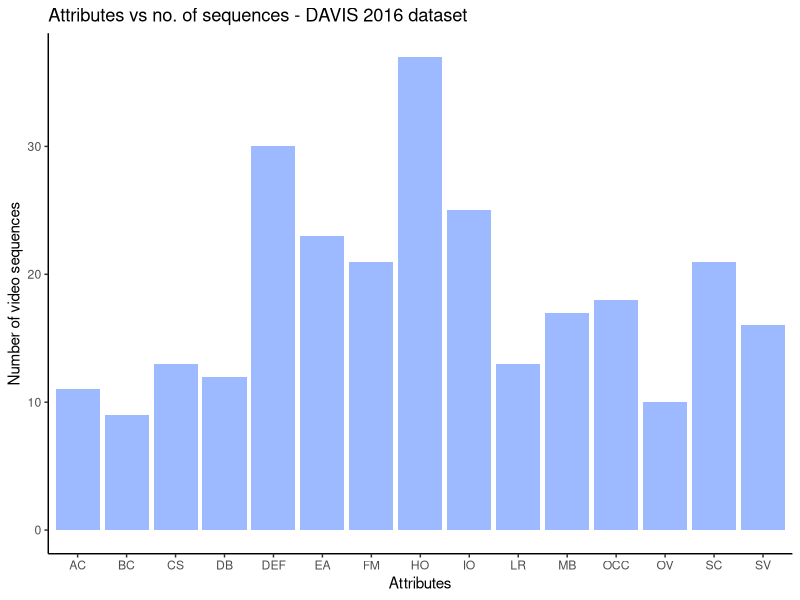
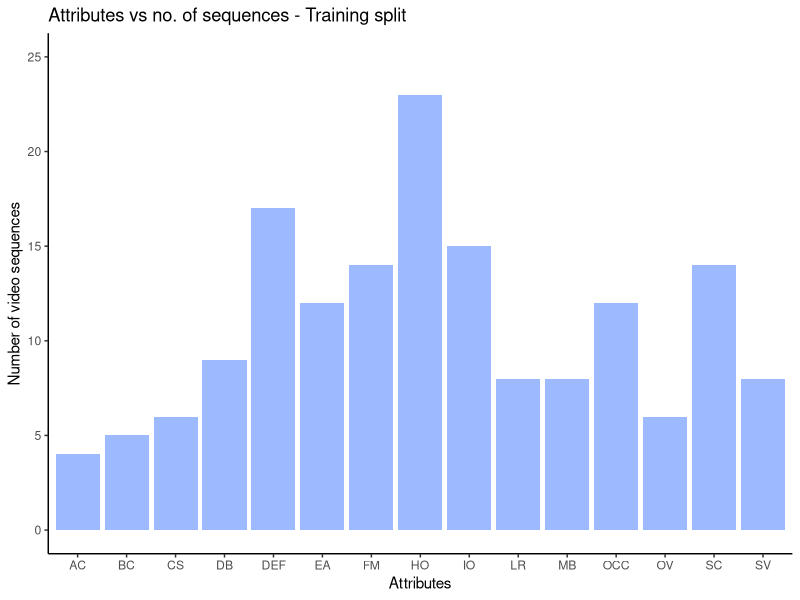
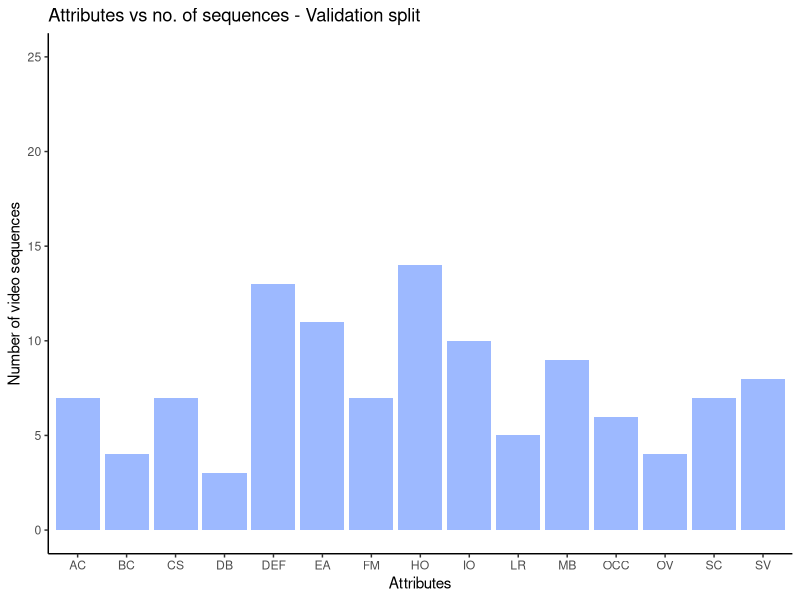
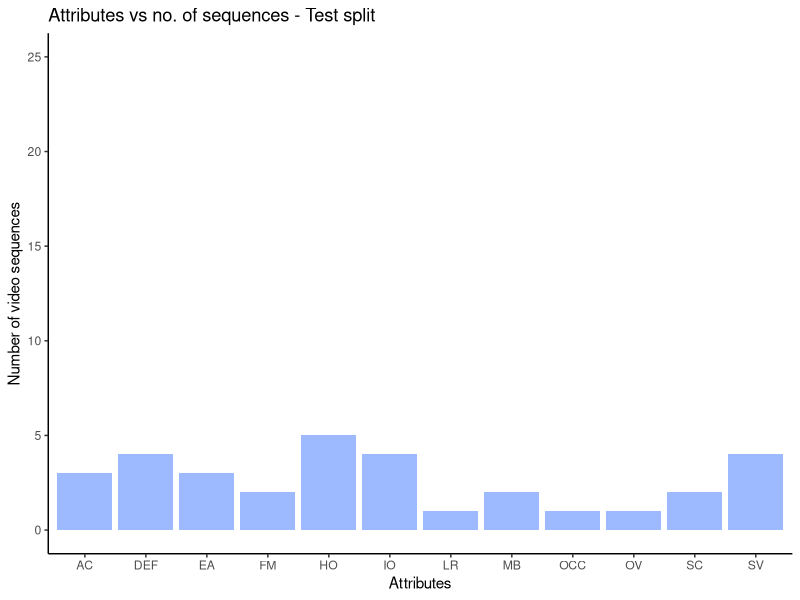
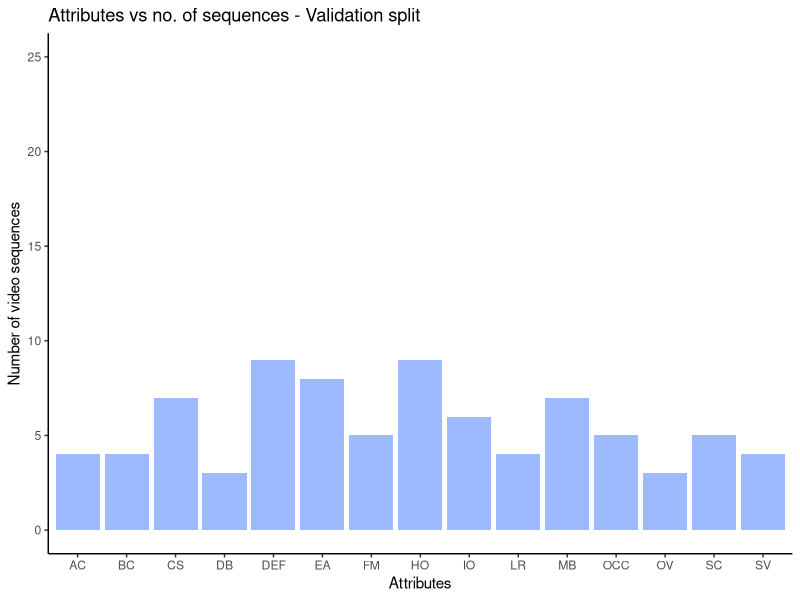

Write the R code that produced these figures, in order. (Note: this script raises an error after producing the figures.)
require(dplyr)
require(ggplot2)

# Bar chart plotting the different attributes and the number of video
# sequences annotated with each attribute
attrs <- c('DEF', 'LR', 'SV', 'SC', 'FM', 'CS', 'IO', 'MB', 'OCC', 'HO',
                 'EA', 'OV', 'BC', 'DB', 'AC')
cardinality <- c(30, 13, 16, 21, 21, 13, 25, 17, 18, 37, 23, 10, 9, 12, 11)
davis.attributes <- data.frame(attrs, cardinality)
qplot(x=attrs, y=cardinality, data=davis.attributes,
      group=attrs, geom='blank',
      main = 'Attributes vs no. of sequences - DAVIS 2016 dataset') +
  geom_bar(stat = 'identity', position = 'dodge', alpha = 0.4, fill='#0A51FF') +
  # geom_text(aes(label = cardinality)) +
  xlab("Attributes") + ylab('Number of video sequences') +
  theme_classic()


# Training split - attributes and video sequences
train.attrs <- c('DEF', 'LR', 'SV', 'SC', 'FM', 'CS', 'IO', 'MB', 'OCC',
                 'HO', 'EA', 'OV', 'DB', 'BC', 'AC')
train.cardinality <- c(17, 8, 8, 14, 14, 6, 15, 8, 12, 23, 12, 6, 9, 5, 4)
train.split <- data.frame(train.attrs, train.cardinality)
qplot(x=train.attrs, y=train.cardinality, data=train.split,
      group=train.attrs, geom='blank',
      main = 'Attributes vs no. of sequences - Training split') +
  ylim(0, 25) +
  geom_bar(stat = 'identity', position = 'dodge', alpha = 0.4, fill='#0A51FF') +
  xlab("Attributes") + ylab('Number of video sequences') +
  theme_classic()

# Validation split - attributes and video sequences
val.attrs <- c('LR', 'SV', 'SC', 'FM', 'CS', 'IO', 'MB', 'DEF', 'OCC', 'HO',
               'EA', 'BC', 'DB', 'OV', 'AC')
val.cardinality <- c(5, 8, 7, 7, 7, 10, 9, 13, 6, 14, 11, 4, 3, 4, 7)
val.split <- data.frame(val.attrs, val.cardinality)
qplot(x=val.attrs, y=val.cardinality, data=val.split,
      group=val.attrs, geom='blank',
      main = 'Attributes vs no. of sequences - Validation split') +
  ylim(0, 25) +
  geom_bar(stat = 'identity', position = 'dodge', alpha = 0.4, fill='#0A51FF') +
  # geom_text(aes(label = cardinality)) +
  xlab("Attributes") + ylab('Number of video sequences') +
  theme_classic()

# Test split - attributes and video sequences
test.attrs <- c('SV', 'SC', 'FM', 'IO', 'MB', 'DEF', 'HO', 'EA', 'OV', 'AC',
               'LR', 'OCC')
test.cardinality <- c(4, 2, 2, 4, 2, 4, 5, 3, 1, 3, 1, 1)
test.split <- data.frame(test.attrs, test.cardinality)
qplot(x=test.attrs, y=test.cardinality, data=test.split,
      group=test.attrs, geom='blank',
      main = 'Attributes vs no. of sequences - Test split') +
  ylim(0, 25) +
  geom_bar(stat = 'identity', position = 'dodge', alpha = 0.4, fill='#0A51FF') +
  # geom_text(aes(label = cardinality)) +
  xlab("Attributes") + ylab('Number of video sequences') +
  theme_classic()


# Validation subset - post split - attributes and video sequences
split.val.attrs <- c('LR', 'SV', 'SC', 'FM', 'CS', 'IO', 'MB', 'DEF', 'OCC', 'HO',
                     'EA', 'BC', 'DB', 'OV', 'AC')
split.val.attrs.cardinality <- c(4, 4, 5, 5, 7, 6, 7, 9, 5, 9, 8, 4, 3, 3, 4)
split.val.attrs.split <- data.frame(split.val.attrs, split.val.attrs.cardinality)
qplot(x=split.val.attrs, y=split.val.attrs.cardinality, data=split.val.attrs.split,
      group=split.val.attrs, geom='blank',
      main = 'Attributes vs no. of sequences - Validation split') +
  ylim(0, 25) +
  geom_bar(stat = 'identity', position = 'dodge', alpha = 0.4, fill='#0A51FF') +
  # geom_text(aes(label = cardinality)) +
  xlab("Attributes") + ylab('Number of video sequences') +
  theme_classic()

# Mean IOUs over sequences
video.sequences <- c('bear', 'bmx-bumps', 'boat', 'breakdance-flare', 'bus', 'car-turn',
                     'dance-jump', 'dog-agility', 'drift-turn', 'elephant', 'flamingo',
                     'hike', 'hockey', 'horsejump-low', 'kite-walk', 'lucia', 'mallard-fly',
                     'mallard-water', 'motocross-bumps', 'motorbike', 'paragliding', 'rhino',
                     'rollerblade', 'scooter-gray', 'soccerball', 'stroller', 'surf', 'swing',
                     'tennis', 'train', 'blackswan', 'bmx-trees', 'breakdance', 'camel',
                     'car-roundabout', 'car-shadow', 'cows', 'dance-twirl', 'dog', 'drift-chicane',
                     'drift-straight', 'goat', 'horsejump-high', 'kite-surf', 'libby', 'motocross-jump',
                     'paragliding-launch', 'parkour', 'scooter-black', 'soapbox')
dataset <- c('train', 'train', 'train', 'train', 'train', 'train', 'train', 'train', 'train', 'train',
             'train', 'train', 'train', 'train', 'train', 'train', 'train', 'train', 'train', 'train',
             'train', 'train', 'train', 'train', 'train', 'validation', 'validation', 'validation',
             'validation', 'validation', 'test', 'test', 'test', 'test', 'test', 'test', 'test',
             'test', 'test', 'test', 'test', 'test', 'test', 'test', 'test', 'test', 'test', 'test',
             'test', 'test')
elu.ious <- c(0.9136543299768529, 0.13143337034576774, 0.7356186661881311, 0.8163531978547891,
          0.8531447086150322, 0.9363159507816796, 0.7659785797501365, 0.8143406103873352,
          0.9066999171261847, 0.8997630326774317, 0.7740653418332168, 0.8758600074416331,
          0.7534878954519451, 0.785007808122164, 0.6274281553026724, 0.8396621891680018,
          0.8187484636712904, 0.9063559215224665, 0.7936458643557004, 0.807310624376892,
          0.8516273617837877, 0.8804976682454904, 0.810807759238688, 0.8091475505087833,
          0.8961169215548299, 0.3826509202933891, 0.8648072991986907, 0.7707944566842919,
          0.7816693387628769, 0.7539771907304429, 0.7460476689613976, 0.4731706034212429,
          0.43107716977439914, 0.5790563858334041, 0.9395416109133924, 0.9162215939927427,
          0.8559921598348518, 0.7198102271104724, 0.8551628165796834, 0.8546575762631221,
          0.8961718608675339, 0.8079687082477803, 0.7515617289083097, 0.6004798870795697,
          0.7360749606905908, 0.6233498646016721, 0.6064516011134164, 0.8522469214898356,
          0.8092873030492972, 0.48463671029560884)
sequence.wise.ious <- data.frame(video.sequences, dataset, ious)
qplot(x=video.sequences, y=ious, data=filter(sequence.wise.ious, dataset == 'test'),
      group=video.sequences, geom='blank',
      main = 'Mean Jaccard index over each video sequence in test dataset - ELU') +
  geom_bar(stat = 'identity', position = 'dodge', alpha = 0.4, fill='#0A51FF') +
  # geom_text(aes(label = cardinality)) +
  xlab("Video sequence") + ylab('Mean Jaccard index') +
  theme_classic() +
  theme(axis.text.x = element_text(angle=60, hjust = 1, vjust = 1, size = 13))


# Final training split
attrs <- c('DEF', 'LR', 'SV', 'SC', 'FM', 'CS', 'IO', 'MB', 'OCC', 'HO',
           'EA', 'OV', 'DB', 'BC', 'AC')
cardinality <- c(14, 8, 6, 11, 10, 4, 11, 7, 11, 18, 11, 5, 8, 5, 4)
davis.attributes <- data.frame(attrs, cardinality)
qplot(x=attrs, y=cardinality, data=davis.attributes,
      group=attrs, geom='blank',
      main = 'Attributes vs no. of sequences - Final training split') +
  ylim(0, 25) +
  geom_bar(stat = 'identity', position = 'dodge', alpha = 0.4, fill='#0A51FF') +
  # geom_text(aes(label = cardinality)) +
  xlab("Attributes") + ylab('Number of video sequences') +
  theme_classic()

# Final validation split
attrs <- c('SC', 'FM', 'CS', 'IO', 'DEF', 'HO', 'SV', 'DB', 'OV', 'OCC',
           'MB', 'EA')
cardinality <- c(3, 4, 2, 4, 3, 5, 2, 1, 1, 1, 1, 1)
davis.attributes <- data.frame(attrs, cardinality)
qplot(x=attrs, y=cardinality, data=davis.attributes,
      group=attrs, geom='blank',
      main = 'Attributes vs no. of sequences - Final validation split') +
  ylim(0, 25) +
  geom_bar(stat = 'identity', position = 'dodge', alpha = 0.4, fill='#0A51FF') +
  # geom_text(aes(label = cardinality)) +
  xlab("Attributes") + ylab('Number of video sequences') +
  theme_classic()

# Testing set results - ReLU
sequences <- c('bear', 'bmx-bumps', 'boat', 'breakdance-flare', 'bus',
               'car-turn', 'dance-jump', 'dog-agility', 'drift-turn',
               'elephant', 'flamingo', 'hike', 'hockey', 'horsejump-low',
               'kite-walk', 'lucia', 'mallard-fly', 'mallard-water',
               'motocross-bumps', 'motorbike', 'paragliding', 'rhino',
               'rollerblade', 'scooter-gray', 'soccerball', 'stroller',
               'surf', 'swing', 'tennis', 'train', 'blackswan', 'bmx-trees',
               'breakdance', 'camel', 'car-roundabout', 'car-shadow', 'cows',
               'dance-twirl', 'dog', 'drift-chicane', 'drift-straight', 'goat',
               'horsejump-high', 'kite-surf', 'libby', 'motocross-jump',
               'paragliding-launch', 'parkour', 'scooter-black', 'soapbox')
dataset <- c('train', 'train', 'train', 'train', 'train', 'train', 'train', 'train', 'train', 'train',
             'train', 'train', 'train', 'train', 'train', 'train', 'train', 'train', 'train', 'train',
             'train', 'train', 'train', 'train', 'train', 'validation', 'validation', 'validation',
             'validation', 'validation', 'test', 'test', 'test', 'test', 'test', 'test', 'test',
             'test', 'test', 'test', 'test', 'test', 'test', 'test', 'test', 'test', 'test', 'test',
             'test', 'test')
ious <- c(0.9136543299768529,
          0.13143337034576774,
          0.7356186661881311,
          0.8163531978547891,
          0.8531447086150322,
          0.9363159507816796,
          0.7659785797501365,
          0.8143406103873352,
          0.9066999171261847,
          0.8997630326774317,
          0.7740653418332168,
          0.8758600074416331,
          0.7534878954519451,
          0.785007808122164,
          0.6274281553026724,
          0.8396621891680018,
          0.8187484636712904,
          0.9063559215224665,
          0.7936458643557004,
          0.807310624376892,
          0.8516273617837877,
          0.8804976682454904,
          0.810807759238688,
          0.8091475505087833,
          0.8961169215548299,
          0.3826509202933891,
          0.8648072991986907,
          0.7707944566842919,
          0.7816693387628769,
          0.7539771907304429,
          0.7478864133433651,
          0.47540883664381356,
          0.44093785975977073,
          0.5871835075920948,
          0.9403326696942552,
          0.916593820511908,
          0.8556838396715559,
          0.7203357845335431,
          0.8545649303112716,
          0.854459453370028,
          0.8974399425609035,
          0.8080275982882419,
          0.7516226119380668,
          0.5993657458572655,
          0.7366984290345949,
          0.6230072304821879,
          0.6068223818415123,
          0.85288931345508,
          0.810252355442376,
          0.49254346828795026)
sequence.wise.ious <- data.frame(sequences, dataset, ious)
qplot(x=sequences, y=ious, data=filter(sequence.wise.ious, dataset == 'test'),
      group=sequences, geom='blank',
      main = 'Mean Jaccard index over each video sequence in test dataset - ReLU') +
  geom_bar(stat = 'identity', position = 'dodge', alpha = 0.4, fill='#0A51FF') +
  # geom_text(aes(label = cardinality)) +
  xlab("Video sequence") + ylab('Mean Jaccard index') +
  theme_classic() +
  theme(axis.text.x = element_text(angle=60, hjust = 1, vjust = 1, size = 13))


# bmx-tree IoUs
ious <- c(0.6160776047454077,
         0.6304177731817378,
         0.6309205193444667,
         0.6165756837722197,
         0.5942094482965683,
         0.6563169938931815,
         0.5913558304116349,
         0.6140983495985252,
         0.6182661435028939,
         0.6255736555623729,
         0.6145168118943326,
         0.6208280862677176,
         0.6247291987944564,
         0.6213634616531587,
         0.578249708522776,
         0.39434286420371106,
         0.29828918049022035,
         0.026272007473960662,
         0.44915895242446696,
         0.5413756813338111,
         0.6255888844811978,
         0.5140149809421187,
         0.39563830741748757,
         0.48350848956450776,
         0.46798385384831875,
         0.5665834782917392,
         0.5788005358557505,
         0.552988604921008,
         0.5551467142403529,
         0.5341692045451734,
         0.5850444689608041,
         0.5336905030121477,
         0.5138905323452283,
         0.5840535812251273,
         0.5110986400298791,
         0.4680490341502624,
         0.4448029006199938,
         0.49161624532781795,
         0.5825706035048945,
         0.5895041075403329,
         0.6041484757487054,
         0.6652904479141271,
         0.6579626426808852,
         0.6063959119187559,
         0.6107935578825825,
         0.6410039125592835,
         0.661621267229381,
         0.6302891523548471,
         0.6060110905322776,
         0.5781410143388134,
         0.6180014940382419,
         0.39810176269093367,
         0.0,
         0.0,
         0.36257975447409774,
         0.4109246131564906,
         0.42262160974455476,
         0.0,
         0.0,
         0.3634684136187182,
         0.35341184600912245,
         0.0,
         0.0,
         0.0,
         0.0,
         0.43685371521171906,
         0.4899152549456507,
         0.39159496505988256,
         0.0,
         0.0,
         0.5706109069147393,
         0.6375682637665262,
         0.6298308578122582,
         0.6492570324471041,
         0.5983686418116595,
         0.6577693498354611,
         0.6827517016006495,
         0.6886420848112885,
         0.6876454361433676,
         0.6423584529114239)
frames <- 1:80
bmx <- data.frame(frames, ious)
qplot(x=frames, y=ious, data=bmx,
      group=frames, geom='blank',
      main = 'Jaccard index over each frame in bmx-tree video sequence') +
  geom_bar(stat = 'identity', position = 'dodge', alpha = 0.4, fill='#0A51FF') +
  # geom_text(aes(label = cardinality)) +
  xlab("Frame") + ylab('Jaccard index') +
  theme_classic() +
  theme(axis.text.x = element_text(angle=60, hjust = 1, vjust = 1, size = 13))


# Test sequences - length and ious
test.sequences <- c('blackswan', 'bmx-trees', 'breakdance', 'camel',
                    'car-roundabout', 'car-shadow', 'cows', 'dance-twirl',
                    'dog', 'drift-chicane', 'drift-straight', 'goat',
                    'horsejump-high', 'kite-surf', 'libby', 'motocross-jump',
                    'paragliding-launch', 'parkour', 'scooter-black', 'soapbox')
test.lengths <- c(50, 80, 84, 90, 75, 40, 104, 90, 60, 52,
                  50, 90, 50, 50, 49, 40, 80, 100, 43, 99)
test.ious <- c(0.7478864133433651, 0.47540883664381356, 0.44093785975977073,
               0.5871835075920948, 0.9403326696942552, 0.916593820511908,
               0.8556838396715559, 0.7203357845335431, 0.8545649303112716,
               0.854459453370028, 0.8974399425609035, 0.8080275982882419,
               0.7516226119380668, 0.5993657458572655, 0.7366984290345949,
               0.6230072304821879, 0.6068223818415123, 0.85288931345508,
               0.810252355442376, 0.49254346828795026)
length.df <- data.frame(seq=test.sequences, len=test.lengths, iou=test.ious)
qplot(x=len, y=iou, data=length.df, geom='point',
      main = 'Sequence length vs mean Jaccard index') +
  geom_point(alpha = 0.4, colour='#0A51FF') +
  # geom_text(aes(label = cardinality)) +
  xlab("Sequence length") + ylab('Jaccard index') +
  theme_classic()


# Attribute-wise IoU
v.attrs <- c('AC', 'BC', 'CS', 'DB', 'DEF', 'EA', 'FM', 'HO',
             'IO', 'LR', 'MB', 'OCC', 'OV', 'SC', 'SV')
attr.ious <- c(0.7015529503772254, 0.8469775538083449, 0.6792770140976638,
               0.7638757013555729, 0.7227167390494779, 0.7393131452159163,
               0.6755021431872069, 0.703860432521824, 0.6697532622270904,
               0.6643711231724787, 0.6070666234125656, 0.7395314271757609,
               0.6540991100446042, 0.6627396053583624, 0.689669020021249)
attr.df <- data.frame(v_attr=v.attrs, iou=attr.ious)
qplot(x=v_attr, y=iou, data=attr.df,
      group=v_attr, geom='blank',
      main = 'Mean Jaccard index over different attributes') +
  geom_bar(stat = 'identity', position = 'dodge', alpha = 0.4, fill='#0A51FF') +
  xlab("Attribute") + ylab('Jaccard index') +
  theme_classic() +
  theme(axis.text.x = element_text(angle=60, hjust = 1, vjust = 1, size = 13))
